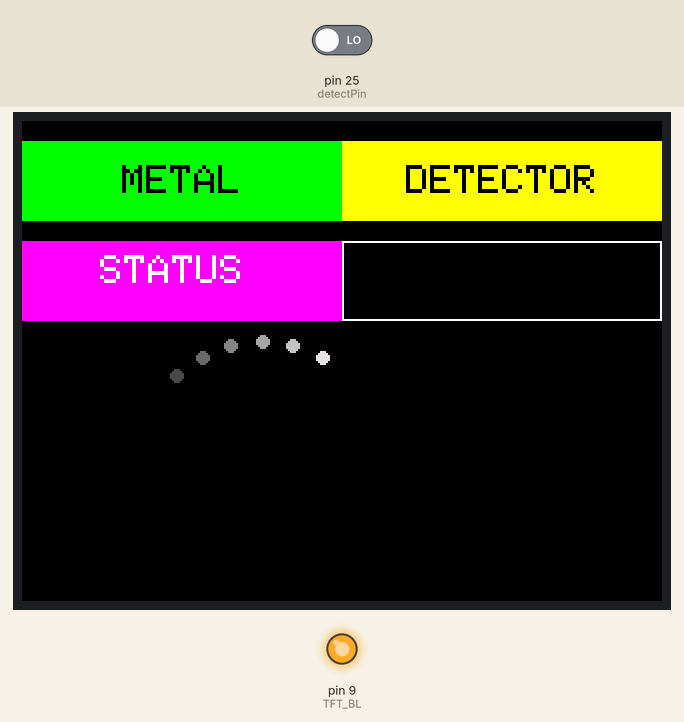
The sketch below on a simulated Arduino Mega 2560, built with avr-gcc and run on an emulated ATmega2560. Parts: 320×240 colour display, output pins drawn as LEDs (lit = HIGH). The inputs (shaded band) are chosen by the test bench; at power-on: pin 25 (detectPin) LOW. What the sketch prints to the serial monitor is not drawn.

Above: at 1.49 s.
1.5 s: pin 25 (detectPin) driven HIGH
At 2.7 s:
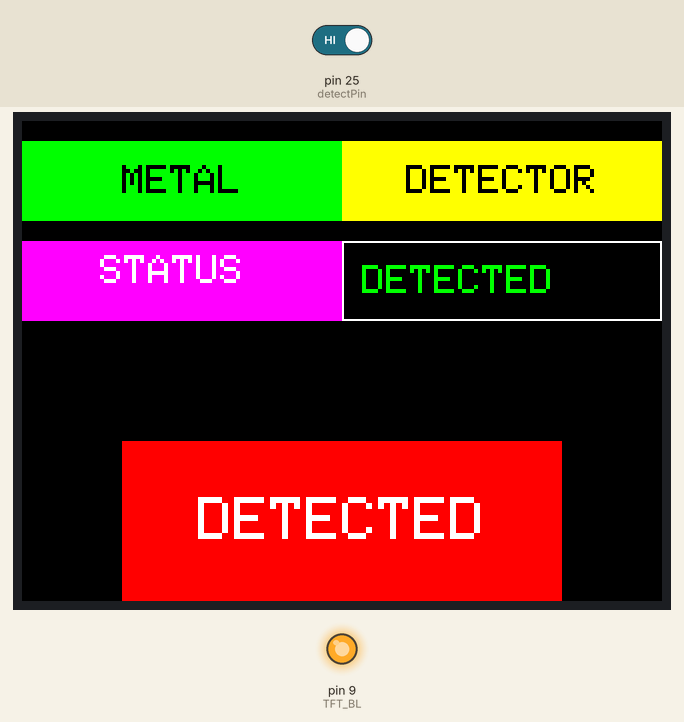
3.0 s: pin 25 (detectPin) driven LOW
At 4.99 s:
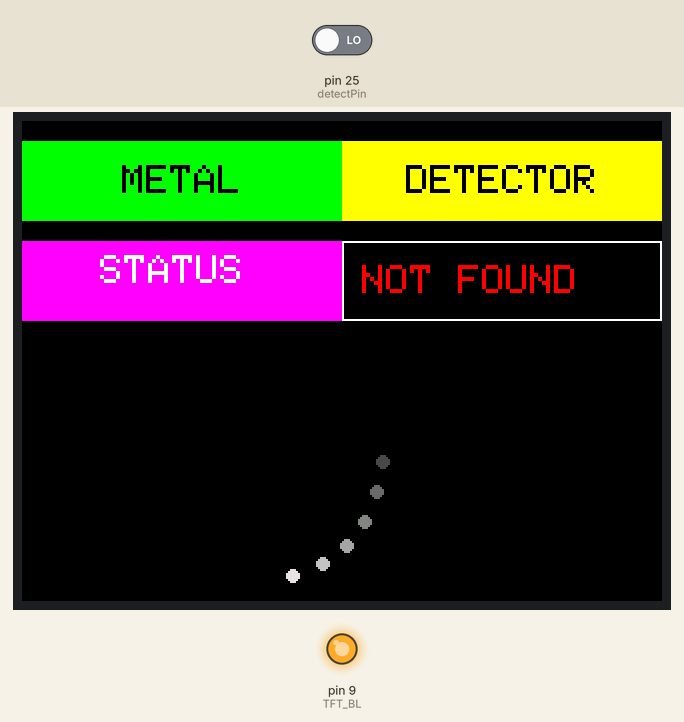
5.0 s: pin 25 (detectPin) driven HIGH
At 5.4 s:
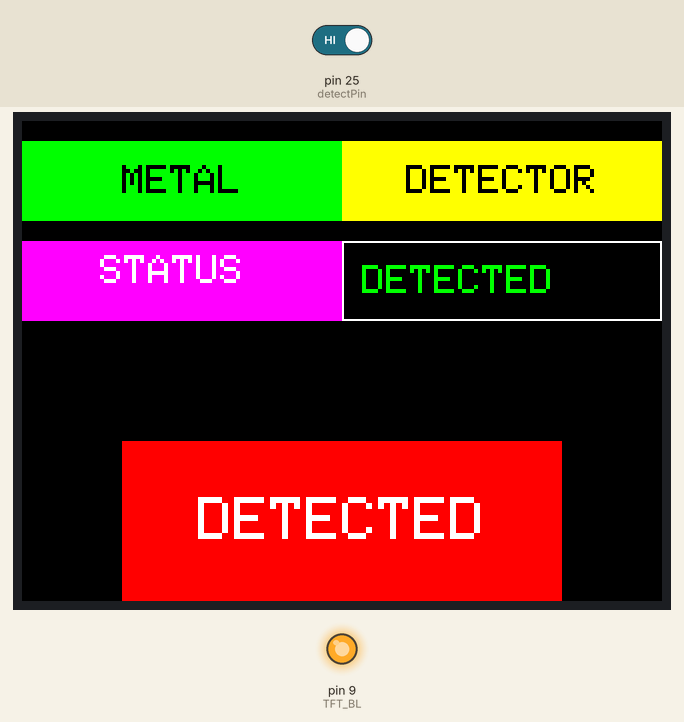
Timing chart, 0 to 8.0 s (numbered marks = the images above; inputs shaded):
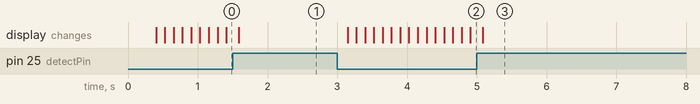

Measured:
- after the input at 1.5 s, the display: changes after 0.09 s (image 1)
- after the input at 3.0 s, the display: first changes after 0.15 s (image 2 shows a later state)
- after the input at 5.0 s, the display: changes after 0.09 s (image 3)

The sketch:

Ardiuno_MetalDetector_TFT.ino
```cpp
#include <Adafruit_GFX.h>
#include <Adafruit_ST7789.h>
#include <SPI.h>
#include <math.h>
#define TFT_CS     53
#define TFT_RST    8
#define TFT_DC     7
#define TFT_BL     9
const int detectPin = 25;
Adafruit_ST7789 tft = Adafruit_ST7789(TFT_CS, TFT_DC, TFT_RST);
int frame = 0;
const int totalDots = 24;
const int activeDots = 6;
int centerX = 120;
int centerY = 170;
int radius = 60;
bool detectedLastState = false;
void drawTitleBoxes() {
  int boxHeight = 40;
  int boxWidth = 160;
  int yPos = 10;
  tft.fillRect(0, yPos, boxWidth, boxHeight, ST77XX_GREEN);
  tft.setTextColor(ST77XX_BLACK);
  tft.setTextSize(2);
  int16_t x1, y1;
  uint16_t w, h;
  const char* text1 = "METAL";
  tft.getTextBounds(text1, 0, 0, &x1, &y1, &w, &h);
  tft.setCursor((boxWidth - w) / 2, yPos + (boxHeight - h) / 2);
  tft.print(text1);
  tft.fillRect(boxWidth, yPos, boxWidth, boxHeight, ST77XX_YELLOW);
  tft.setTextColor(ST77XX_BLACK);
  const char* text2 = "DETECTOR";
  tft.getTextBounds(text2, 0, 0, &x1, &y1, &w, &h);
  tft.setCursor(boxWidth + (boxWidth - w) / 2, yPos + (boxHeight - h) / 2);
  tft.print(text2);
}
void drawStatusBox() {
  int boxHeight = 40;
  int boxWidth = 160;
  int yPos = 60;
  tft.fillRect(0, yPos, boxWidth, boxHeight, ST77XX_MAGENTA);
  tft.setTextSize(2);
  tft.setTextColor(ST77XX_WHITE);
  tft.setCursor(15, yPos + 7);
  tft.print("  STATUS ");
  tft.drawRect(boxWidth, yPos, boxWidth, boxHeight, ST77XX_WHITE);
}


void printStatus(const char* statusText, uint16_t color) {
  int boxHeight = 40;
  int boxWidth = 160;
  int yPos = 60;
  tft.fillRect(boxWidth + 2, yPos + 2, boxWidth - 4, boxHeight - 4, ST77XX_BLACK);
  tft.setTextSize(2);
  tft.setTextColor(color);
  int cursorX = boxWidth + 10;
  int cursorY = yPos + (boxHeight - 16) / 2;
  tft.setCursor(cursorX, cursorY);
  tft.print(statusText);
}
void setup() {
  Serial.begin(9600);
  pinMode(detectPin, INPUT);
  pinMode(TFT_BL, OUTPUT);
  digitalWrite(TFT_BL, HIGH);
  tft.init(240, 320);
  tft.setRotation(1);
  tft.fillScreen(ST77XX_BLACK);
  drawTitleBoxes();
  drawStatusBox();
}
void drawLoadingWheel() {
  for (int i = 0; i < totalDots; i++) {
    float angle = 2 * PI * i / totalDots;
    int x = centerX + cos(angle) * radius;
    int y = centerY + sin(angle) * radius;
    if ((i + frame) % totalDots < activeDots) {
      uint8_t brightness = 255 - ((activeDots - ((i + frame) % totalDots)) * 30);
      uint16_t color = tft.color565(brightness, brightness, brightness);
      tft.fillCircle(x, y, 3, color);
    } else {
      tft.fillCircle(x, y, 3, ST77XX_BLACK);
    }
  }
  frame = (frame + 1) % totalDots;
}
void clearLoadingWheelArea() {
  tft.fillCircle(centerX, centerY, radius + 5, ST77XX_BLACK);
}
void showDetectedBox() {
  int boxWidth = 220;
  int boxHeight = 80;
  int boxX = (320 - boxWidth) / 2;
  int boxY = 160;
  tft.fillRect(boxX, boxY, boxWidth, boxHeight, ST77XX_RED);
  tft.setTextColor(ST77XX_WHITE);
  tft.setTextSize(3);
  int textX = boxX + (boxWidth - (8 * 3 * 6)) / 2;
  int textY = boxY + (boxHeight - 24) / 2;
  tft.setCursor(textX, textY);
  tft.print("DETECTED");
}
void clearDetectedBox() {
  tft.fillRect(0, 160, 320, 80, ST77XX_BLACK);
}
void loop() {
  int state = digitalRead(detectPin);
  if (state == HIGH) {
    if (!detectedLastState) {
      Serial.println("Metal Detected");
      clearLoadingWheelArea();
      clearDetectedBox();
      showDetectedBox();
      printStatus("DETECTED", ST77XX_GREEN);
      detectedLastState = true;
    }
  } else {
    if (detectedLastState) {
      Serial.println("No Metal");
      clearDetectedBox();
      printStatus("NOT FOUND", ST77XX_RED);
      detectedLastState = false;
    }
    drawLoadingWheel();
  }
  delay(100);
}
```
